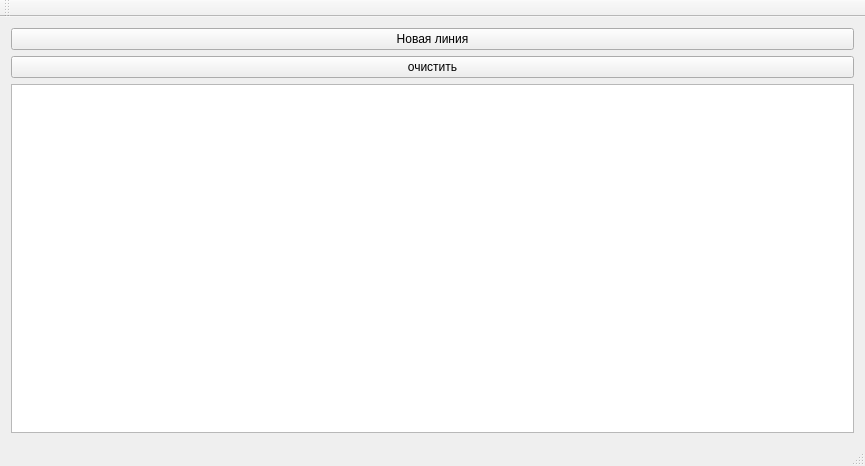
<?xml version="1.0" encoding="UTF-8"?>
<ui version="4.0">
 <class>MainWindow</class>
 <widget class="QMainWindow" name="MainWindow">
  <property name="geometry">
   <rect>
    <x>0</x>
    <y>0</y>
    <width>865</width>
    <height>466</height>
   </rect>
  </property>
  <property name="windowTitle">
   <string>MainWindow</string>
  </property>
  <widget class="QWidget" name="centralWidget">
   <layout class="QVBoxLayout" name="verticalLayout">
    <item>
     <widget class="QPushButton" name="pushButton">
      <property name="text">
       <string>Новая линия</string>
      </property>
     </widget>
    </item>
    <item>
     <widget class="QPushButton" name="pushButton_2">
      <property name="text">
       <string>очистить</string>
      </property>
     </widget>
    </item>
    <item>
     <widget class="QGraphicsView" name="graphicsView">
      <property name="backgroundBrush">
       <brush brushstyle="SolidPattern">
        <color alpha="255">
         <red>0</red>
         <green>0</green>
         <blue>99</blue>
        </color>
       </brush>
      </property>
      <property name="dragMode">
       <enum>QGraphicsView::NoDrag</enum>
      </property>
      <property name="resizeAnchor">
       <enum>QGraphicsView::NoAnchor</enum>
      </property>
     </widget>
    </item>
   </layout>
  </widget>
  <widget class="QMenuBar" name="menuBar">
   <property name="geometry">
    <rect>
     <x>0</x>
     <y>0</y>
     <width>865</width>
     <height>21</height>
    </rect>
   </property>
  </widget>
  <widget class="QToolBar" name="mainToolBar">
   <attribute name="toolBarArea">
    <enum>TopToolBarArea</enum>
   </attribute>
   <attribute name="toolBarBreak">
    <bool>false</bool>
   </attribute>
  </widget>
  <widget class="QStatusBar" name="statusBar"/>
 </widget>
 <layoutdefault spacing="6" margin="11"/>
 <resources/>
 <connections/>
</ui>
